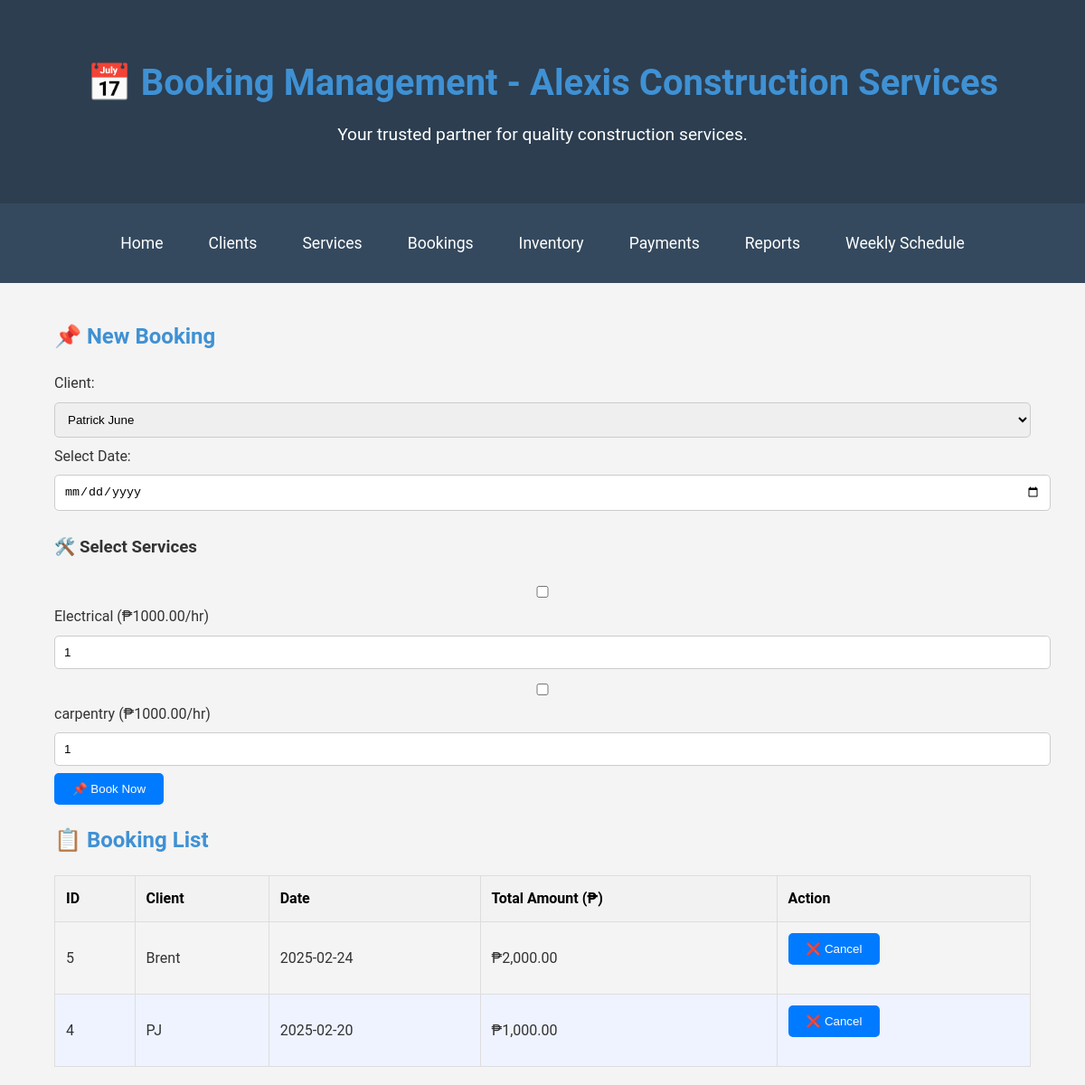
The page /bookings.php on the database its author committed.
### tables this page shows
CREATE TABLE `services` (
  `id` int(11) NOT NULL,
  `name` varchar(100) NOT NULL,
  `hourly_rate` decimal(10,2) NOT NULL
);

CREATE TABLE `bookings` (
  `id` int(11) NOT NULL,
  `client_id` int(11) NOT NULL,
  `date` date NOT NULL
);

CREATE TABLE `clients` (
  `id` int(11) NOT NULL,
  `name` varchar(100) NOT NULL,
  `contact_info` varchar(100) NOT NULL
);

### bookings.php (the view, shortened to what this page needs)
<?php include 'db.php'; ?>
<!DOCTYPE html>
<html lang="en">
<head>
    <link rel="stylesheet" href="bookings.css">
</head>
<body>
    <header>
        <div class="container">
            <h1>📅 Booking Management - Alexis Construction Services</h1>
            <p>Your trusted partner for quality construction services.</p>
        </div>
    </header>
    <nav>
        <div class="container">
            <ul>
                <li><a href="index.php">Home</a></li>
                <li><a href="clients.php">Clients</a></li>
                <li><a href="services.php">Services</a></li>
                <li><a href="bookings.php">Bookings</a></li>
                <li><a href="inventory.php">Inventory</a></li>
                <li><a href="payments.php">Payments</a></li>
                <li><a href="reports.php">Reports</a></li>
                <li><a href="weekly_schedule.php">Weekly Schedule</a></li>
            </ul>
        </div>
    </nav>
    <div class="container">
        <h2>📌 New Booking</h2>
        <form method="POST" action="">
            <label for="client_id">Client:</label>
            <select name="client_id" id="client_id" required>
                <?php
                $clients = $conn->query("SELECT * FROM Clients");
                while ($client = $clients->fetch(PDO::FETCH_ASSOC)) {
                    echo "<option value='{$client['id']}'>{$client['name']}</option>";
                }
                ?>
            </select>
            <label for="date">Select Date:</label>
            <input type="date" name="date" id="date" required>
            <h3>🛠️ Select Services</h3>
            <div class="services-list">
                <?php
                $services = $conn->query("SELECT * FROM Services");
                while ($service = $services->fetch(PDO::FETCH_ASSOC)) {
                    echo "<div class='service-item'>
                            <input type='checkbox' name='service_id[]' value='{$service['id']}'>
                            <span>{$service['name']} (₱{$service['hourly_rate']}/hr)</span>
                            <input type='number' name='hours[]' min='1' value='1' class='hours-input'>
                          </div>";
                }
                ?>
            </div>
            <button type="submit" name="add_booking">📌 Book Now</button>
        </form>
        <h2>📋 Booking List</h2>
        <table>
            <thead>
                <tr>
                    <th>ID</th>
                    <th>Client</th>
                    <th>Date</th>
                    <th>Total Amount (₱)</th>
                    <th>Action</th>
                </tr>
            </thead>
            <tbody>
                <?php
                $bookings = $conn->query("
                    SELECT
                        Bookings.id AS booking_id,
                        Clients.name AS client_name,
                        Bookings.date,
                        COALESCE(SUM(Services.hourly_rate * BookingServices.hours), 0) AS total_amount
                    FROM Bookings
                    JOIN Clients ON Bookings.client_id = Clients.id
                    LEFT JOIN BookingServices ON Bookings.id = BookingServices.booking_id
                    LEFT JOIN Services ON BookingServices.service_id = Services.id
                    GROUP BY Bookings.id
                    ORDER BY Bookings.date DESC
                ");
                if ($bookings->rowCount() > 0) {
                    while ($booking = $bookings->fetch(PDO::FETCH_ASSOC)) {
                        echo "<tr>
                                <td>{$booking['booking_id']}</td>
                                <td>{$booking['client_name']}</td>
                                <td>{$booking['date']}</td>
                                <td>₱" . number_format($booking['total_amount'], 2) . "</td>
                                <td>
                                    <form method='POST' action='' onsubmit='return confirm(\"Are you sure you want to cancel this booking?\")'>
                                        <input type='hidden' name='booking_id' value='{$booking['booking_id']}'>
                                        <button type='submit' name='cancel_booking' class='cancel-btn'>❌ Cancel</button>
                                    </form>
                                </td>
                              </tr>";
                    }
                } else {
                    echo "<tr><td colspan='5'>No bookings found.</td></tr>";
                }
                ?>
            </tbody>
        </table>
    </div>
</body>
</html>

### bookings.css (style rules this page uses)
body { font-family: Arial, sans-serif; margin: 20px; }
h1, h2 { color: #3f91d4; }
form { margin-bottom: 20px; }
table { width: 100%; border-collapse: collapse; }
table, th, td { border: 1px solid #ddd; }
th, td { padding: 8px; text-align: left; }
th { background-color: #f2f2f2; }
body { font-family: 'Roboto', sans-serif; margin: 0; padding: 0; background-color: #f4f4f4; color: #333; line-height: 1.6; }
.container { width: 90%; max-width: 1200px; margin: 0 auto; padding: 20px; }
header { background-color: #2c3e50; color: #fff; padding: 40px 0; text-align: center; }
header h1 { margin: 0; font-size: 2.5rem; }
header p { margin: 10px 0 0; font-size: 1.2rem; }
nav { background-color: #34495e; padding: 10px 0; }
nav ul { list-style: none; padding: 0; margin: 0; display: flex; justify-content: center; gap: 20px; }
nav ul li { display: inline; }
nav ul li a { color: #fff; text-decoration: none; font-size: 1.1rem; padding: 10px 15px; border-radius: 5px; transition: background-color 0.3s ease; }
input, select { width: 100%; padding: 10px; margin: 8px 0; border: 1px solid #ccc; border-radius: 5px; }
button { background: #007bff; color: white; padding: 10px 20px; border: none; border-radius: 5px; cursor: pointer; transition: 0.3s; }
table { width: 100%; border-collapse: collapse; margin-top: 15px; }
th, td { padding: 12px; border: 1px solid #ddd; text-align: left; }
thead { background: #007bff; color: rgb(0, 0, 0); }
tbody tr:nth-child(even) { background: #eef3ff; }

### rows shown on the page
services: name "Electrical", hourly_rate "1000.00"
services: name "carpentry", hourly_rate "1000.00"
bookings: id "5", client.name "Brent", date "2025-02-24", total_amount "2,000.00"
bookings: id "4", client.name "PJ", date "2025-02-20", total_amount "1,000.00"

### other values the page prints
form field client_id "Patrick June"
